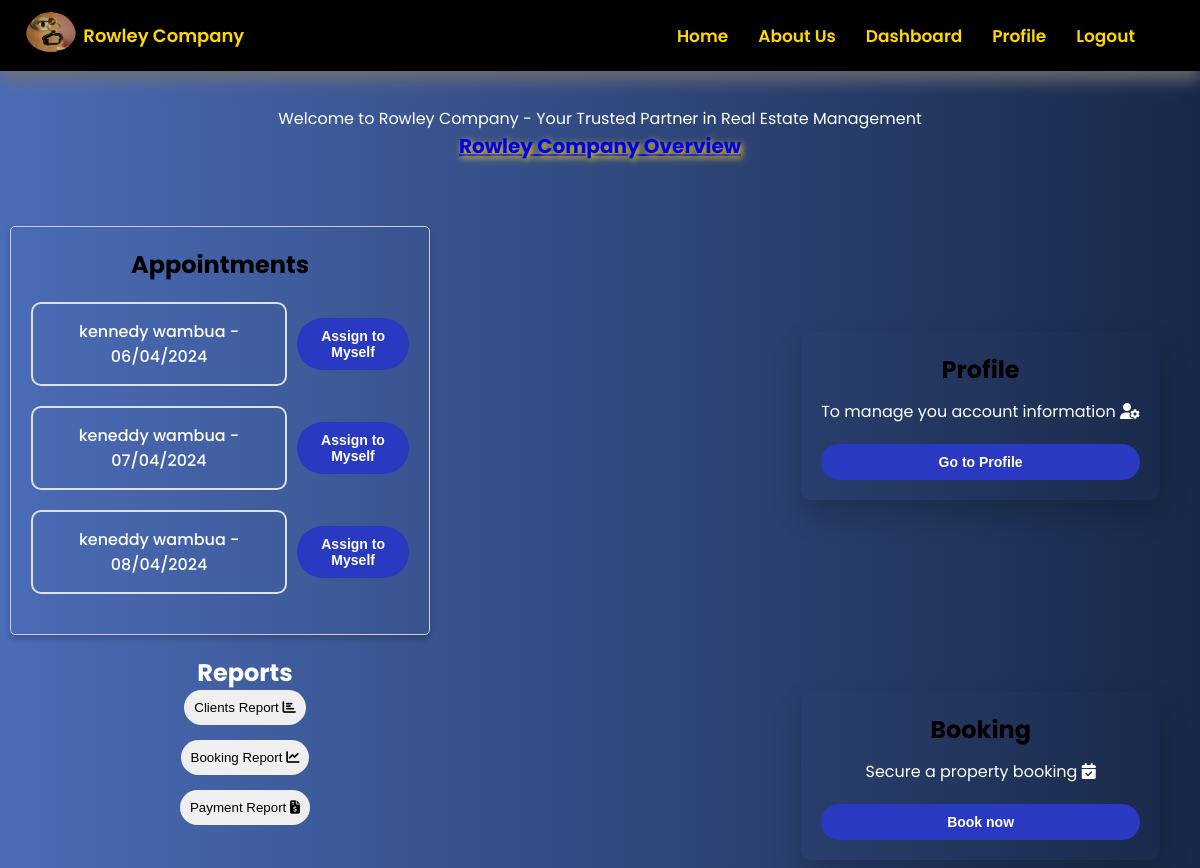
Screenshot of /agent/dashboard (signed in) with the database file from the repository.
### project/models.py (models this page shows, shortened)
class Booking(db.Model):
    id = db.Column(db.Integer, primary_key=True)
    username = db.Column(db.String(50), nullable=False)
    email = db.Column(db.String(120), nullable=False)
    telephone = db.Column(db.String(10), nullable=False)
    property_type = db.Column(db.String(50), nullable=False)
    booking_hours = db.Column(db.String(50), nullable=False)
    date = db.Column(db.Date, nullable=False)
    status = db.Column(db.String(20), nullable=False, default='Pending')
    user_id = db.Column(db.Integer, db.ForeignKey('user.id'), nullable=False)

### project/main.py (the view)
@main.route('/agent/dashboard')
@login_required
def agentDashboard():
    bookings = Booking.query.all()
    return render_template('agentDashboard.html', active_page='agentDashboard', bookings=bookings)

### project/templates/agentDashboard.html (shortened to what this page needs)
{% extends 'base.html' %}
{% block head %}
  {{super()}}
  <link rel="stylesheet" href="/static/css/agentDashboard.css">
{% endblock %}
{% block content %}
<section class="dashboard-section">
  <div id="upper-part">
    <div class="welcome-note">
        <p>Welcome to Rowley Company - Your Trusted Partner in Real Estate Management</p>
        <a  href="{{url_for('main.landingpage')}}"> Rowley Company Overview </a>
    </div>
  </div>
  <div class="middle-part">
    <div class="data">
      <div class="appointments">
        <h2> Appointments </h2>
        {% for booking in bookings %}
          <div class="booking">
            <div class="booking-details">
              <p> {{ booking.username }} - {{ booking.date.strftime('%d/%m/%Y') }} </p>
            </div>
            <div class="booking-action">
              {% if booking.status == 'Accepted' %}
                <form action="{{ url_for('agent.assign_agent', booking_id=booking.id, agent_id=current_user.id) }}" method="post">
                  <button type="submit"> Assign to Myself</button>
                </form>
              {% endif %}
            </div>
          </div>
        {% endfor %}
      </div>
      <div class="reports-part">
        <h1> Reports </h1>
        <div class="report-div">
          <button class="report-data" onclick="generateReport('{{ url_for('reports.clients_report') }}', 'clients')">
             Clients Report <i class="fas fa-chart-bar"></i>
          </button>
        </div>
        <div class="report-div">
          <button class="report-data" onclick="generateReport('{{ url_for('reports.booking_report') }}', 'bookings')">
            Booking Report <i class="fas fa-chart-line"></i>
          </button>
        </div>
        <div class="report-div">
          <button class="report-data" onclick="generateReport('{{ url_for('reports.payment_report') }}', 'payments')">
            Payment Report <i class="fas fa-file-invoice-dollar"></i>
          </button>
        </div>
      </div>
    </div>
    <div class="form-part">
        <div class="form-card">
            <h2><strong> Profile </strong></h2>
            <p> To manage you account information <i class="fas fa-user-cog"></i> </p>
            <form action="{{ url_for('main.profile') }}">
                <button type="submit"> Go to Profile </button>
            </form>
        </div>
        <div class="form-card">
            <h2><strong> Booking </strong></h2>
            <p> Secure a property booking <i class="fas fa-calendar-check"></i></p>
            <form action="{{ url_for('main.booking') }}">
                <button type="submit"> Book now </button>
            </form>
        </div>
    </div>
  </div>
{% endblock %}

### project/static/css/main.css (style rules this page uses)
* { box-sizing: border-box; margin: 0; padding: 0; }
body { margin: 0; padding: 0; font-family: "Poppins", sans-serif; background-color: #E1E9E5; }

### project/static/css/agentDashboard.css (style rules this page uses)
body { background: linear-gradient(to right, #4b6cb7, #182848); color: white; }
.dashboard-section { display: flex; flex-direction: column; width: 100%; }
#upper-part { text-align: center; padding: 20px; width: 100%; display: flex; justify-content: space-between; align-items: center; }
.welcome-note { padding: 15px; flex: 3; }
.welcome-note a { font-size: 20px; font-weight: bold; text-shadow: 2px 2px 6px gold; }
.middle-part { display: flex; justify-content: space-between; padding: 10px; flex-direction: row; height: 100vh; }
.appointments { max-width: 420px; margin: 20px auto; padding: 20px; border: 1px solid #ccc; border-radius: 5px; box-shadow: 0 4px 6px rgba(0, 0, 0, 0.2); display: flex; flex-direction: column; }
.appointments h2 { margin-bottom: 20px; text-align: center; color: black; font-weight: 700; }
.booking { display: flex; flex-direction: row; align-items: center; margin-bottom: 20px; justify-content: space-between; }
.booking-details { padding: 15px; font-size: 16px; font-weight: 500; border-radius: 10px; border: 2px solid #e0e0e0; text-align: center; margin-right: 10px; }
.booking-action button { text-decoration: none; padding: 10px; font-size: 14px; font-weight: bold; color: #fff; background-color: rgb(41, 57, 194); border: none; border-radius: 70px; cursor: pointer; }
.reports-part { display: flex; flex-direction: column; align-items: center; margin: 20px auto auto 50px; }
.report-div { margin-bottom: 15px; }
.report-div button { border-radius: 20px; padding: 10px; cursor: pointer; border: none; }
.form-part { padding: 30px; justify-content: space-around; display: flex; align-items: center; flex-direction: column; }
.form-card { min-height: 120px; width: 100%; padding: 20px; border-radius: 10px; box-shadow: 0px 15px 30px rgba(0,0,0,0.2); transition: transform 0.3s; }
.form-card h2 { margin-bottom: 12px; font-weight: 400; text-align: center; color: black; }
.form-card p { text-align: center; }
.form-card button { width: 100%; padding: 10px; font-size: 14px; font-weight: bold; color: #fff; background-color: rgb(41, 57, 194); border: none; margin-top: 20px; border-radius: 70px; cursor: pointer; }

### rows the page displays
Booking: username "kennedy wambua", date "06/04/2024"
Booking: username "keneddy wambua", date "07/04/2024"
Booking: username "keneddy wambua", date "08/04/2024"
